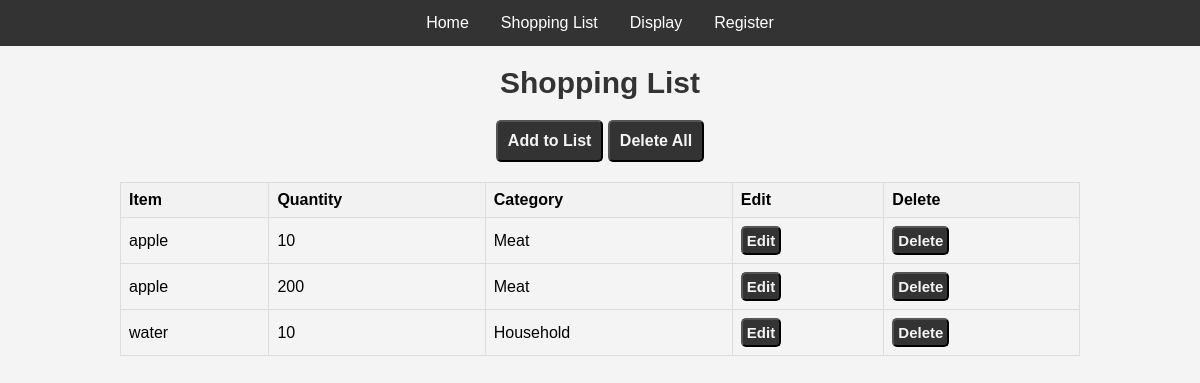
The app's page /display, older data.
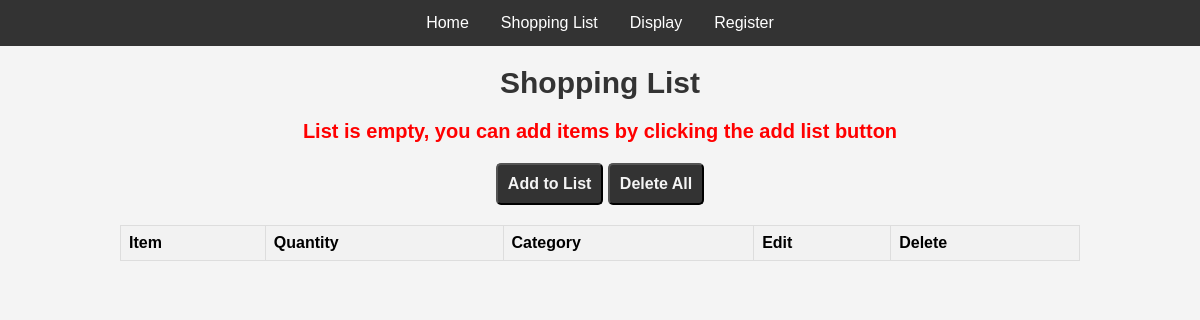
The same page, newer data.
### app.py (models this page shows, shortened)
class Notes(db.Model):
    __tablename__ = "shopping_list"
    id = db.Column(db.Integer, primary_key=True)
    item = db.Column(db.Text)
    quantity = db.Column(db.Integer)
    category = db.Column(db.String(64))

### app.py (the view)
@app.route('/display')
def display():
    notes = Notes.query.all()
    return render_template('display.html',notes = notes)

### templates/display.html (shortened to what this page needs)
{% extends 'layout.html' %}
{% block content %}
<center>
    <h1>Shopping List </h1>
    {% if notes|length == 0 %}
        <p>List is empty, you can add items by clicking the add list button</p>
    {% endif %}
        <button class ='btn1'><a href="{{ url_for('shopping') }}">Add to List</a></button>
        <button class ='btn1'><a href="{{ url_for('delete_all') }}">Delete All</a></button>
        <table>
            <tr>
                <th>Item</th>
                <th>Quantity</th>
                <th>Category</th>
                <th>Edit</th>
                <th>Delete</th>
            </tr>
            {% for note in notes %}
            <tr>
                <td>{{ note.item }}</td>
                <td>{{ note.quantity }}</td>
                <td>{{ note.category }}</td>
                <td><button class ='btn'><a href="{{ url_for('update', id=note.id) }}">Edit</a></button></td>
                <td><button class ='btn'><a href="{{ url_for('delete', id=note.id) }}">Delete</a></button></td>
            </tr>
            {% endfor %}
        </table>
</center>
{% endblock %}

### templates/layout.html (shortened to what this page needs)
<!DOCTYPE html>
<html lang="en">
<head>
</head>
<body>
<center>
    <nav class ="navbar">
        {% if not current_user.is_authenticated %}
            <a href="{{ url_for("index") }}">Home</a>
        {% endif %}
        <a href="{{ url_for("shopping") }}">Shopping List</a>
        <a href="{{ url_for("display") }}">Display</a>
        {% if current_user.is_authenticated %}
        <a href="{{ url_for("logout") }}">Logout</a>
        <a href="{{ url_for("profile") }}">Profile</a>
        {% else %}
        <a href="{{ url_for("register") }}">Register</a>
        {% endif %}
    </nav>
</center>
    {% block content %}
    {% endblock %}
</body>
</html>

### templates/layout.html (style rules this page uses)
body { font-family: Arial, sans-serif; margin: 0; padding: 0; background-color: #f4f4f4; }
.navbar { background-color: #333; overflow: hidden; display : flex; justify-content: center; align-items: center; }
.navbar a { float: left; display: block; color: white; text-align: center; padding: 14px 16px; text-decoration: none; }

### templates/display.html (style rules this page uses)
h1 { color: #333; text-align: center; font-size: 30px; font-weight: bold; }
p { color: red; text-align: center; font-size: 20px; font-weight: bold; margin-top: 20px; font-family: 'Gill Sans', 'Gill Sans MT', Calibri, 'Trebuchet MS', sans-serif; }
table { width: 80%; border-collapse: collapse; margin-top: 20px; }
th, td { border: 1px solid #ddd; padding: 8px; text-align: left; }
th { background-color: #f2f2f2; }
.btn1 { background-color: #333; color: #f4f4f4; padding: 10px; border-radius: 5px; font-weight: bold; font-size: 16px; text-decoration: none; transition: background-color 0.3s; cursor: pointer; text-align: center; }
a { text-decoration: none; color: #f4f4f4; font-family: 'Gill Sans', 'Gill Sans MT', Calibri, 'Trebuchet MS', sans-serif; }

Row changes from the older to the newer data that the page shows:
removed Notes: item "apple", quantity "10", category "Meat"
removed Notes: item "apple", quantity "200", category "Meat"
removed Notes: item "water", quantity "10", category "Household"
Text that changed along with them:
text now shown: "List is empty, you can add items by clicking the add list button"
